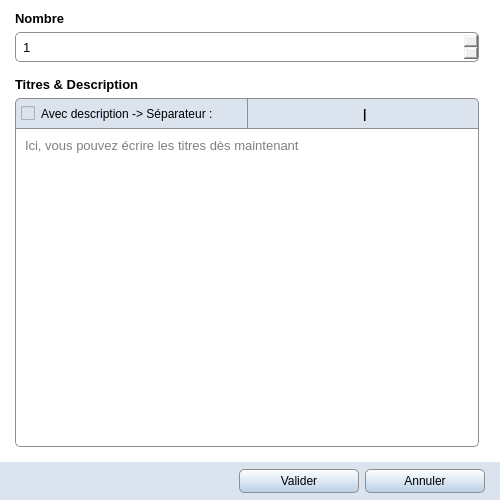
<?xml version="1.0" encoding="UTF-8"?>
<ui version="4.0">
 <class>Number</class>
 <widget class="QWidget" name="Number">
  <property name="windowModality">
   <enum>Qt::WindowModal</enum>
  </property>
  <property name="geometry">
   <rect>
    <x>0</x>
    <y>0</y>
    <width>500</width>
    <height>500</height>
   </rect>
  </property>
  <property name="windowTitle">
   <string>Ajout multiple</string>
  </property>
  <property name="windowIcon">
   <iconset resource="../icones/icons.qrc">
    <normaloff>:/Images/asc.svg</normaloff>:/Images/asc.svg</iconset>
  </property>
  <property name="styleSheet">
   <string notr="true">QWidget#Number{background-color: #FFFFFF; }</string>
  </property>
  <layout class="QGridLayout" name="gridLayout">
   <property name="leftMargin">
    <number>0</number>
   </property>
   <property name="rightMargin">
    <number>0</number>
   </property>
   <property name="bottomMargin">
    <number>0</number>
   </property>
   <property name="verticalSpacing">
    <number>15</number>
   </property>
   <item row="3" column="0" colspan="4">
    <widget class="QWidget" name="fond" native="true">
     <property name="minimumSize">
      <size>
       <width>0</width>
       <height>38</height>
      </size>
     </property>
     <property name="maximumSize">
      <size>
       <width>16777215</width>
       <height>38</height>
      </size>
     </property>
     <property name="styleSheet">
      <string notr="true">QWidget#fond{background: #DBE4EE}</string>
     </property>
     <layout class="QHBoxLayout" name="horizontalLayout_3">
      <property name="leftMargin">
       <number>0</number>
      </property>
      <property name="topMargin">
       <number>0</number>
      </property>
      <property name="rightMargin">
       <number>0</number>
      </property>
      <property name="bottomMargin">
       <number>0</number>
      </property>
      <item>
       <spacer name="horizontalSpacer">
        <property name="orientation">
         <enum>Qt::Horizontal</enum>
        </property>
        <property name="sizeHint" stdset="0">
         <size>
          <width>40</width>
          <height>20</height>
         </size>
        </property>
       </spacer>
      </item>
      <item>
       <widget class="QPushButton" name="bt_valider">
        <property name="minimumSize">
         <size>
          <width>120</width>
          <height>24</height>
         </size>
        </property>
        <property name="maximumSize">
         <size>
          <width>120</width>
          <height>24</height>
         </size>
        </property>
        <property name="font">
         <font>
          <family>Segoe UI</family>
          <pointsize>9</pointsize>
         </font>
        </property>
        <property name="toolTip">
         <string>Valider</string>
        </property>
        <property name="styleSheet">
         <string notr="true">QPushButton{border: 1px solid #8f8f91; border-radius: 5px ; padding-right: 10px; padding-left: 10px; background-color: qlineargradient(spread:pad, x1:0, y1:0, x2:0, y2:1, stop:0 #FFFFFF, stop:1 #BAD0E7); }
QPushButton:hover{background-color: qlineargradient(spread:pad, x1:0, y1:0, x2:0, y2:1, stop:0 #F8F8F8, stop:1 #8FADCC); }
QPushButton:pressed{background-color: qlineargradient(spread:pad, x1:0, y1:0, x2:0, y2:1, stop:0 #8FADCC, stop:1 #F8F8F8); }</string>
        </property>
        <property name="text">
         <string>Valider</string>
        </property>
        <property name="iconSize">
         <size>
          <width>18</width>
          <height>18</height>
         </size>
        </property>
       </widget>
      </item>
      <item>
       <widget class="QPushButton" name="bt_quitter">
        <property name="minimumSize">
         <size>
          <width>120</width>
          <height>24</height>
         </size>
        </property>
        <property name="maximumSize">
         <size>
          <width>120</width>
          <height>24</height>
         </size>
        </property>
        <property name="font">
         <font>
          <family>Segoe UI</family>
          <pointsize>9</pointsize>
         </font>
        </property>
        <property name="toolTip">
         <string>Annuler</string>
        </property>
        <property name="styleSheet">
         <string notr="true">QPushButton{border: 1px solid #8f8f91; border-radius: 5px ; padding-right: 10px; padding-left: 10px; background-color: qlineargradient(spread:pad, x1:0, y1:0, x2:0, y2:1, stop:0 #FFFFFF, stop:1 #BAD0E7); }
QPushButton:hover{background-color: qlineargradient(spread:pad, x1:0, y1:0, x2:0, y2:1, stop:0 #F8F8F8, stop:1 #8FADCC); }
QPushButton:pressed{background-color: qlineargradient(spread:pad, x1:0, y1:0, x2:0, y2:1, stop:0 #8FADCC, stop:1 #F8F8F8); }</string>
        </property>
        <property name="text">
         <string>Annuler</string>
        </property>
        <property name="iconSize">
         <size>
          <width>18</width>
          <height>18</height>
         </size>
        </property>
       </widget>
      </item>
      <item>
       <spacer name="horizontalSpacer_5">
        <property name="orientation">
         <enum>Qt::Horizontal</enum>
        </property>
        <property name="sizeType">
         <enum>QSizePolicy::Fixed</enum>
        </property>
        <property name="sizeHint" stdset="0">
         <size>
          <width>15</width>
          <height>20</height>
         </size>
        </property>
       </spacer>
      </item>
     </layout>
    </widget>
   </item>
   <item row="0" column="2">
    <spacer name="horizontalSpacer_2">
     <property name="orientation">
      <enum>Qt::Horizontal</enum>
     </property>
     <property name="sizeType">
      <enum>QSizePolicy::Fixed</enum>
     </property>
     <property name="sizeHint" stdset="0">
      <size>
       <width>9</width>
       <height>20</height>
      </size>
     </property>
    </spacer>
   </item>
   <item row="0" column="0">
    <spacer name="horizontalSpacer_3">
     <property name="orientation">
      <enum>Qt::Horizontal</enum>
     </property>
     <property name="sizeType">
      <enum>QSizePolicy::Fixed</enum>
     </property>
     <property name="sizeHint" stdset="0">
      <size>
       <width>9</width>
       <height>20</height>
      </size>
     </property>
    </spacer>
   </item>
   <item row="0" column="1">
    <widget class="QWidget" name="verticalWidget" native="true">
     <layout class="QVBoxLayout" name="verticalLayout">
      <property name="leftMargin">
       <number>0</number>
      </property>
      <property name="topMargin">
       <number>0</number>
      </property>
      <property name="rightMargin">
       <number>0</number>
      </property>
      <property name="bottomMargin">
       <number>0</number>
      </property>
      <item>
       <widget class="QLabel" name="ele_type_title">
        <property name="font">
         <font>
          <family>Segoe UI</family>
          <pointsize>10</pointsize>
          <weight>75</weight>
          <bold>true</bold>
         </font>
        </property>
        <property name="text">
         <string>Nombre</string>
        </property>
       </widget>
      </item>
      <item>
       <widget class="QSpinBox" name="spin">
        <property name="minimumSize">
         <size>
          <width>0</width>
          <height>30</height>
         </size>
        </property>
        <property name="maximumSize">
         <size>
          <width>16777215</width>
          <height>30</height>
         </size>
        </property>
        <property name="font">
         <font>
          <family>Segoe UI</family>
          <pointsize>10</pointsize>
         </font>
        </property>
        <property name="styleSheet">
         <string notr="true">QSpinBox {padding-left: 5px; border: 1px solid #8f8f91; border-radius:5px; }

QSpinBox::up-button {width: 22px; image: url(:/Images/spin_up.svg); border-left: 1px solid #8f8f91; border-top-right-radius:5px; background-color: qlineargradient(spread:pad, x1:0, y1:0, x2:0, y2:1, stop:0 #FFFFFF, stop:1 #BAD0E7); }
QSpinBox::up-button:hover{background-color: qlineargradient(spread:pad, x1:0, y1:0, x2:0, y2:1, stop:0 #F8F8F8, stop:1 #8FADCC); }
QSpinBox::up-button:pressed{background-color: qlineargradient(spread:pad, x1:0, y1:0, x2:0, y2:1, stop:0 #8FADCC, stop:1 #F8F8F8); }


QSpinBox::down-button {width: 22px; image: url(:/Images/spin_down.svg); border-left: 1px solid #8f8f91; border-top: 1px solid #8f8f91;  border-bottom-right-radius:5px; background-color: qlineargradient(spread:pad, x1:0, y1:0, x2:0, y2:1, stop:0 #FFFFFF, stop:1 #BAD0E7); }
QSpinBox::down-button:hover{background-color: qlineargradient(spread:pad, x1:0, y1:0, x2:0, y2:1, stop:0 #F8F8F8, stop:1 #8FADCC); }
QSpinBox::down-button:pressed{background-color: qlineargradient(spread:pad, x1:0, y1:0, x2:0, y2:1, stop:0 #8FADCC, stop:1 #F8F8F8); }
</string>
        </property>
        <property name="minimum">
         <number>1</number>
        </property>
       </widget>
      </item>
     </layout>
    </widget>
   </item>
   <item row="1" column="1">
    <widget class="QWidget" name="verticalWidget_2" native="true">
     <layout class="QVBoxLayout" name="verticalLayout_2">
      <property name="leftMargin">
       <number>0</number>
      </property>
      <property name="topMargin">
       <number>0</number>
      </property>
      <property name="rightMargin">
       <number>0</number>
      </property>
      <property name="bottomMargin">
       <number>0</number>
      </property>
      <item>
       <widget class="QLabel" name="ele_type_title_2">
        <property name="font">
         <font>
          <family>Segoe UI</family>
          <pointsize>10</pointsize>
          <weight>75</weight>
          <bold>true</bold>
         </font>
        </property>
        <property name="text">
         <string>Titres &amp; Description</string>
        </property>
       </widget>
      </item>
      <item>
       <layout class="QGridLayout" name="gridLayout_2">
        <property name="spacing">
         <number>0</number>
        </property>
        <item row="0" column="0">
         <widget class="QCheckBox" name="description_chk">
          <property name="sizePolicy">
           <sizepolicy hsizetype="Expanding" vsizetype="Fixed">
            <horstretch>0</horstretch>
            <verstretch>0</verstretch>
           </sizepolicy>
          </property>
          <property name="minimumSize">
           <size>
            <width>0</width>
            <height>30</height>
           </size>
          </property>
          <property name="font">
           <font>
            <family>Segoe UI</family>
            <pointsize>9</pointsize>
           </font>
          </property>
          <property name="styleSheet">
           <string notr="true">QCheckBox {padding-left: 5px; padding-right: 5px; border: 1px solid #8f8f91; border-bottom-width: 0px; border-right-width: 0px; border-top-left-radius:5px;background-color: #DBE4EE;  }
</string>
          </property>
          <property name="text">
           <string>Avec description -&gt; Séparateur :</string>
          </property>
         </widget>
        </item>
        <item row="0" column="1">
         <widget class="QLineEdit" name="separator">
          <property name="minimumSize">
           <size>
            <width>0</width>
            <height>30</height>
           </size>
          </property>
          <property name="font">
           <font>
            <family>Segoe UI</family>
            <pointsize>9</pointsize>
            <weight>75</weight>
            <bold>true</bold>
           </font>
          </property>
          <property name="styleSheet">
           <string notr="true">QLineEdit {padding-left: 5px; border: 1px solid #8f8f91; border-bottom-width: 0px; border-top-right-radius:5px; background-color: #DBE4EE }
</string>
          </property>
          <property name="text">
           <string notr="true">|</string>
          </property>
          <property name="maxLength">
           <number>1</number>
          </property>
          <property name="alignment">
           <set>Qt::AlignCenter</set>
          </property>
          <property name="placeholderText">
           <string>Séparateur</string>
          </property>
         </widget>
        </item>
        <item row="1" column="0" colspan="2">
         <widget class="QPlainTextEdit" name="titles">
          <property name="font">
           <font>
            <family>Segoe UI</family>
            <pointsize>10</pointsize>
           </font>
          </property>
          <property name="styleSheet">
           <string notr="true">QPlainTextEdit{border: 1px solid #8f8f91; padding: 5px; padding-right: 5px; border-bottom-left-radius: 5px; border-bottom-right-radius: 5px; background-color: #FFFFFF; }</string>
          </property>
          <property name="tabChangesFocus">
           <bool>true</bool>
          </property>
          <property name="placeholderText">
           <string>Ici, vous pouvez écrire les titres dès maintenant</string>
          </property>
         </widget>
        </item>
       </layout>
      </item>
     </layout>
    </widget>
   </item>
  </layout>
 </widget>
 <tabstops>
  <tabstop>spin</tabstop>
  <tabstop>description_chk</tabstop>
  <tabstop>separator</tabstop>
  <tabstop>titles</tabstop>
  <tabstop>bt_valider</tabstop>
  <tabstop>bt_quitter</tabstop>
 </tabstops>
 <resources>
  <include location="../icones/icons.qrc"/>
 </resources>
 <connections/>
</ui>
